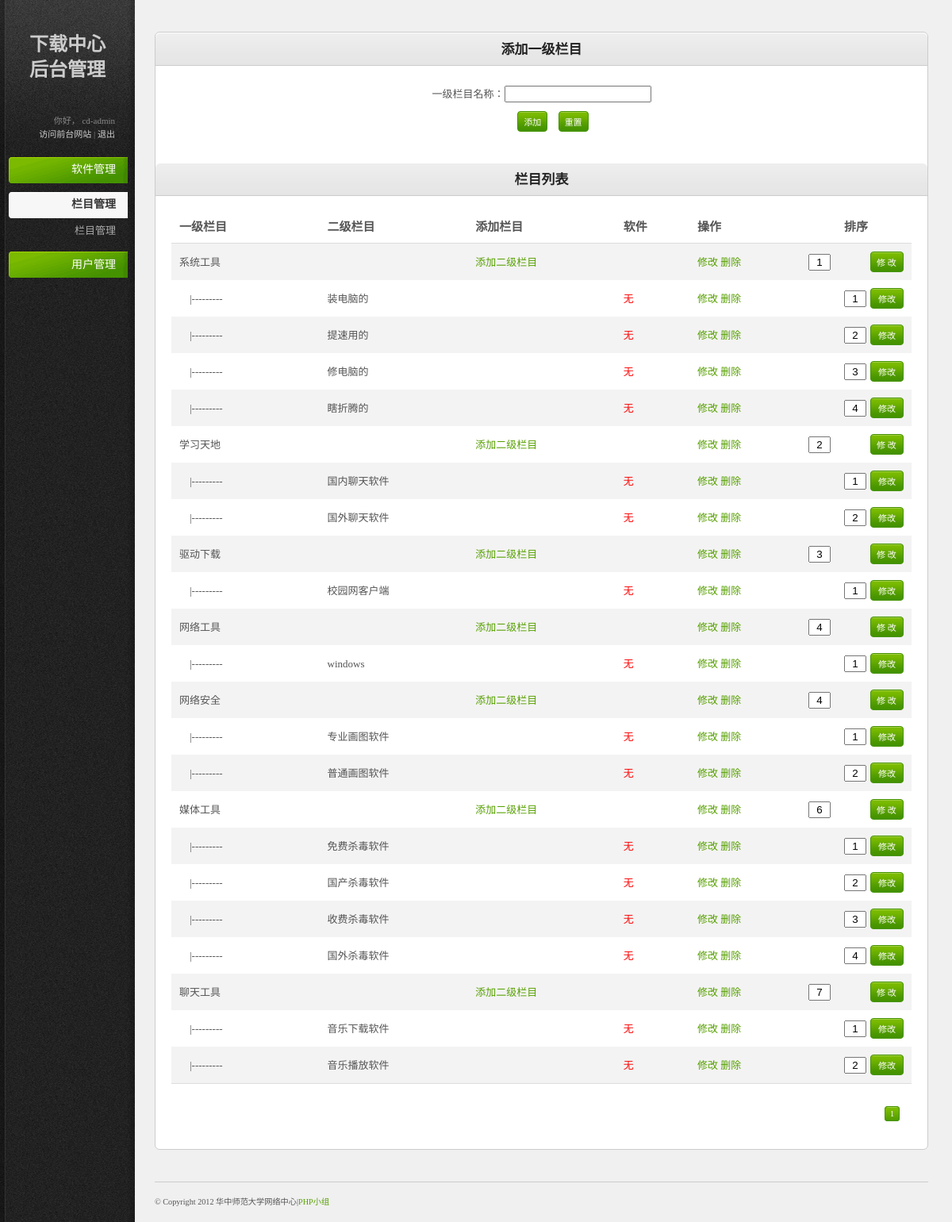
/cd-admin/sorts.php?title=sorts&list=view (signed in), run on the app's committed database.
### tables this page shows
CREATE TABLE IF NOT EXISTS `cd_terms` (
  `term_id` bigint(6) unsigned NOT NULL AUTO_INCREMENT,
  `term_name` varchar(10) NOT NULL,
  `term_rank` bigint(6) unsigned NOT NULL,
  `down_count` bigint(6) unsigned NOT NULL,
  PRIMARY KEY (`term_id`)
);

CREATE TABLE IF NOT EXISTS `cd_tags` (
  `tag_id` bigint(6) unsigned NOT NULL AUTO_INCREMENT,
  `tag_name` varchar(10) NOT NULL,
  `tag_rank` bigint(6) unsigned NOT NULL,
  `tag_parent` bigint(6) unsigned NOT NULL,
  `down_count` bigint(6) unsigned NOT NULL DEFAULT '0',
  PRIMARY KEY (`tag_id`),
  KEY `FK_tags_terms` (`tag_parent`)
);

### htdocs/cd-admin/sorts_lists.php (the view, shortened to what this page needs)
<h3 style="text-align:center;float:none;">添加一级栏目</h3>
</div>
<div class="content-box-content" style="margin-bottom:20px;">
<div class="tab-content default-tab" >
<form method="post" action="transact_sorts.php" style="text-align:center; float:none;" name="form1">
<p>一级栏目名称：<input type="text" name="term" class="" /></p>
<input type="submit" name="action" class="button" value="添加" style="margin-left:29px;"/>
<input type="submit" name="action" class="button" value="重置" style="margin-left:10px;"/>
</form>
</div>
</div>
<div class="content-box-header">
<h3 style="text-align:center;float:none;">栏目列表</h3>
</div>
<div class="content-box-content">
<div class="tab-content default-tab" >
<table style="white-space:nowrap;">
<thead>
<tr>
<th>一级栏目</th>
<th>二级栏目</th>
<th>添加栏目</th>
<th>软件</th>
<th>操作</th>
<th style="text-align:center;">排序</th>
</tr>
</thead>
<tfoot>
<tr>
<td colspan="6">
<div class="pagination">
<?php
$query = "SELECT  te.term_id,te.term_name,te.term_rank FROM `cd_terms` te ORDER BY term_rank ASC,term_id DESC;";
$result = mysql_query($query) or die(mysql_error());
if (isset($_GET["page"]))
$page = $_GET["page"];
else
$page = 1;
$records_per_page = 10;
$total_records = mysql_num_rows($result);
$total_pages = ceil($total_records / $records_per_page);
for ($i = 1; $i <= $total_pages; $i++){
	if ($i == $page)
	echo "<a href ='sorts.php?title=sorts&list=view&page=$i' class='number current'>$i</a> ";
	else
	echo "<a href='sorts.php?title=sorts&list=view&page=$i' class='number'>$i</a> ";
	}
echo $html = <<<HTML
</div>
<div class="clear"></div>
</td>
</tr>
</tfoot>
<tbody>
HTML;
$j=1;
while ($row = mysql_fetch_assoc($result) and $j <= $records_per_page) {
	extract($row);
	echo '<tr>';
	echo '<td style="width:20%;">'.$term_name.'</td>';
	$query2 = "SELECT ta.tag_id,ta.tag_name,ta.tag_rank FROM `cd_tags` ta WHERE ta.tag_parent = ".$term_id." ORDER BY tag_rank ASC,tag_id DESC;";
	$result2 = mysql_query($query2) or die(mysql_error());
	$total = mysql_num_rows($result2);
	if($total == 0){;
		$sta = '无二级栏目';
	}else{
		$sta = '';
	}
	echo "<td style='width:20%;'>$sta</td>";
	echo '<td style="width:20%;">'."<a href='add_tag.php?term_id=$term_id'>添加二级栏目</a>".'</td>';
	echo "<td style='width:10%;'>&nbsp;</td>";
	echo '<td style="width:15%;">'."<a href='edit_term.php?term_id=$term_id'>修改</a>  "."  <a href='transact_sorts.php?action=delterm&term_id=$term_id' onClick='return HTMerDel();'>删除</a>";
	echo '<td style="text-align:right;width:15%;">'.'<form method="post" action="transact_sorts.php"><input type="text" name="rank" value="'.$term_rank.'" style="width:20px;margin-right:50px;text-align:center;" />';
	echo '<input type="submit" name="action" value="修 改" style="width:42px;text-align:left;" class="button" /><input type="hidden" name="term_idforrank" value="'.$term_id.'" /></form>';
	echo '</td></tr>';
	if($sta == ''){
		while($row2 = mysql_fetch_assoc($result2)){
	        $softname = "SELECT soft_url as softname FROM `cd_softs` WHERE tag_id =".$row2['tag_id'];
			$softresult = mysql_query($softname) or die(mysql_error());
			$num = mysql_num_rows($softresult);
		    $softrow = mysql_fetch_assoc($softresult);
	        if($num != 0 && file_exists('../'.$softrow['softname'])&&$softrow['softname']!=''){
				$status = '<span>有</span>';
			}else{
				$status = '<span style="color:red;">无</span>';
			}
		echo '<tr>';
		echo '<td>&nbsp;&nbsp;&nbsp;&nbsp;|---------</td>';
		echo '<td>'.$row2['tag_name'].'</td>';
		echo '<td>&nbsp;</td>';
		echo "<td>$status</td>";
		echo '<td>'."<a href='edit_tag.php?tag_id=".$row2['tag_id']."'>修改</a> "."<a href='transact_sorts.php?action=deltag&tag_id=".$row2['tag_id']."' onClick='return HTMerDel2();'>删除</a>".'</td>';
		echo '<td style="text-align:right;"><form method="post" action="transact_sorts.php"><input type="text" name="tag_rank" value="'.$row2['tag_rank'].'" style="width:20px;text-align:center;margin-right:5px;"/>';
		echo '<input type="submit" name="action" value="修改" style="width:42px;" class="button" /><input type="hidden" name="tag_idforrank" value="'.$row2['tag_id'].'" /></form>';
		echo '</td></tr>';
		}
	}
	$j++;
}
?>
</tbody>
</table>
</div>

### htdocs/cd-admin/resources/css/style.css (style rules this page uses)
html { font-size: 100%; height: 100%; margin-bottom: 1px; }
body { font-family:"微软雅黑", "宋体"; color: #555; background: #f0f0f0 url('../images/bg-body.gif') top left repeat-y; font-size: 12px; }
h1, h2, h3, h4, h5, h6 { font-family:"微软雅黑", "宋体"; color: #222; font-weight: bold; }
h1 { font-family:"微软雅黑", "宋体"; font-size: 24px; font-weight: bold; color:#CCC; }
h3 { font-size: 17px; padding: 0 0 10px 0; }
a { color: #57a000; text-decoration: none; }
small { font-size: 0.85em; }
p { padding: 5px 0 10px 0; line-height: 1.6em; }
.button { font-family: "微软雅黑", "宋体"; display: inline-block; background: #459300 url('../images/bg-button-green.gif') top left repeat-x !important; border: 1px solid #459300 !important; padding: 4px 7px 4px 7px !important; color: #fff !important; font-size: 11px !important; cursor: pointer; }
#sidebar { background: url('../images/bg-sidebar.gif') top left no-repeat; width:170px; height: 100%; position: absolute; left: 0; top: 0; color: #888; font-size: 11px; }
#sidebar #sidebar-wrapper { margin: 0 0 0 9px; }
#sidebar a, #sidebar a:active { color:#ccc; }
#sidebar #sidebar-title { margin: 40px 0 40px 28px; }
h1#sidebar-title { line-height:32px; }
#footer { border-top: 1px solid #ccc; margin: 40px 0 0 0; padding: 20px 0; font-size: 12px; }
.content-box-header { background: #e5e5e5 url('../images/bg-content-box.gif') top left repeat-x; margin-top: 1px; height: 40px; }
.content-box-header h3 { padding: 12px 15px 10px; float: left; }
.content-box-content { padding: 20px; font-size: 13px; border-top: 1px solid #ccc; }
#main-content table { width: 100%; border-collapse: collapse; }
#main-content table thead th { font-weight: bold; font-size: 15px; border-bottom: 1px solid #ddd; }
#main-content tbody { border-bottom: 1px solid #ddd; }
#main-content tbody tr { background: #fff; }
#main-content tbody tr.alt-row { background: #f3f3f3; }
#main-content table td, #main-content table th { padding: 10px; line-height: 1.3em; }
#main-content .pagination { text-align: right; padding: 20px 0 5px 0; font-family: "微软雅黑", "宋体"; font-size: 10px; }
.pagination a { margin: 0 5px 0 0; padding: 3px 6px; }
.pagination a.number { border: 1px solid #ddd; }
.pagination a.current { background: #469400 url('../images/bg-button-green.gif') top left repeat-x !important; border-color: #459300 !important; color: #fff !important; }

### htdocs/cd-admin/resources/css/invalid.css (style rules this page uses)
.button, #main-content table tfoot td .bulk-actions select, .pagination a.number, form input.text-input, form textarea, form .wysiwyg, form select, .dp-popup { -moz-border-radius: 4px; -webkit-border-radius: 4px; border-radius: 4px; }
.content-box, .content-box-header, ul.content-box-tabs li a.current, .shortcut-button, .notification { -moz-border-radius: 6px; -webkit-border-radius: 6px; border-radius: 6px; }
.content-box-header { -moz-border-radius-bottomleft: 0; -moz-border-radius-bottomright: 0; -webkit-border-bottom-left-radius: 0; -webkit-border-bottom-right-radius: 0; border-bottom-left-radius: 0; border-bottom-right-radius: 0; }

### data on the page
cd_terms: term_name "系统工具", rank "1"
cd_tags: tag_name "装电脑的", tag_rank "1"
cd_tags: tag_name "提速用的", tag_rank "2"
cd_tags: tag_name "修电脑的", tag_rank "3"
cd_tags: tag_name "瞎折腾的", tag_rank "4"
cd_terms: term_name "学习天地", rank "2"
cd_tags: tag_name "国内聊天软件", tag_rank "1"
cd_tags: tag_name "国外聊天软件", tag_rank "2"
cd_terms: term_name "驱动下载", rank "3"
cd_tags: tag_name "校园网客户端", tag_rank "1"
cd_terms: term_name "网络工具", rank "4"
cd_tags: tag_name "windows", tag_rank "1"
cd_terms: term_name "网络安全", rank "4"
cd_tags: tag_name "专业画图软件", tag_rank "1"
cd_tags: tag_name "普通画图软件", tag_rank "2"
cd_terms: term_name "媒体工具", rank "6"
cd_tags: tag_name "免费杀毒软件", tag_rank "1"
cd_tags: tag_name "国产杀毒软件", tag_rank "2"
cd_tags: tag_name "收费杀毒软件", tag_rank "3"
cd_tags: tag_name "国外杀毒软件", tag_rank "4"
cd_terms: term_name "聊天工具", rank "7"
cd_tags: tag_name "音乐下载软件", tag_rank "1"
cd_tags: tag_name "音乐播放软件", tag_rank "2"

### other printed values
$_SESSION['USERNAME'] "cd-admin"
